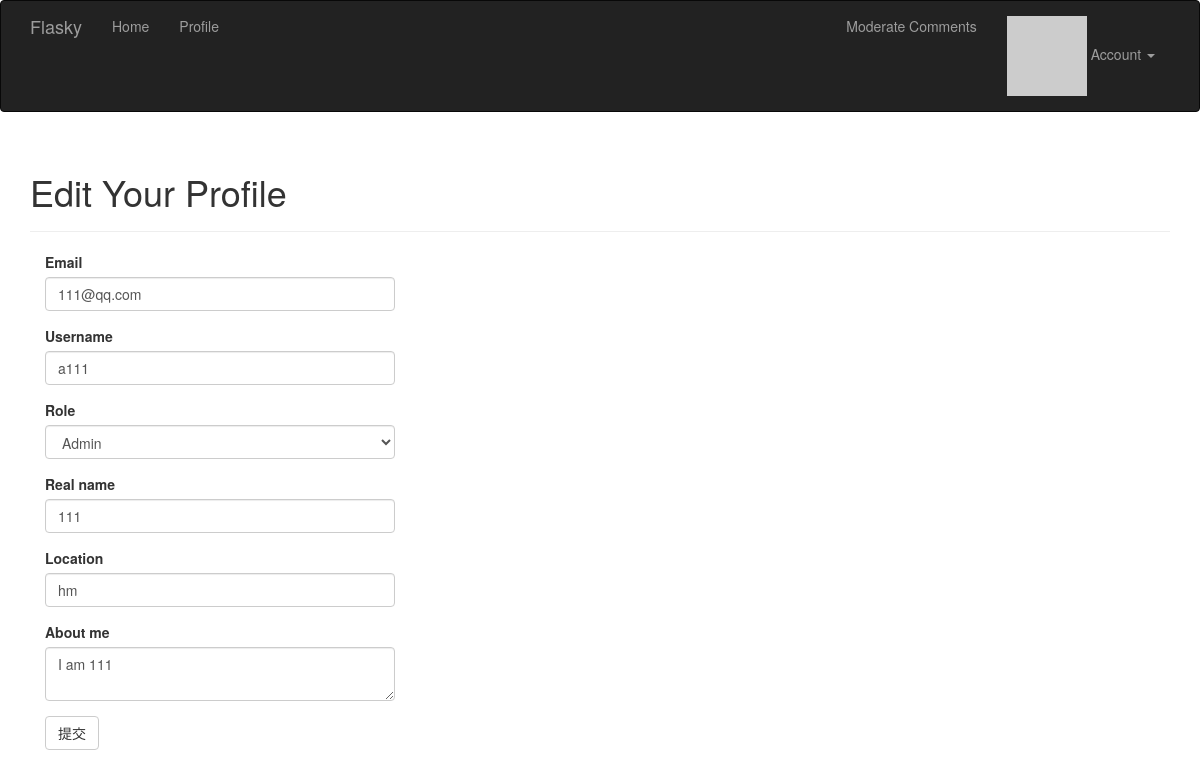
/edit-profile/1 (signed in), run on the app's committed database.
### app/model.py (models this page shows, shortened)
class User(UserMixin,db.Model):
    __tablename__ = 'users'
    id = db.Column(db.Integer,primary_key=True)
    email = db.Column(db.String(64), unique=True, index=True)
    username = db.Column(db.String(64),unique=True)
    role_id = db.Column(db.Integer,db.ForeignKey('roles.id'))
    password_hash = db.Column(db.String(128))
    name = db.Column(db.String(64))  #用户真实姓名
    location = db.Column(db.String(64))  #用户所在地
    about_me = db.Column(db.Text())  #自我介绍
    member_since = db.Column(db.DateTime(),default=datetime.utcnow)  #注册日期
    last_seen = db.Column(db.DateTime(),default=datetime.utcnow)  #最后访问时间
    avatar_hash = db.Column(db.String(32))
    posts = db.relationship('Post',backref='author',lazy='dynamic')
    followed = db.relationship('Follow',foreign_keys=[Follow.follower_id],
                               backref=db.backref('follower',lazy='joined'),
                               lazy='dynamic',
                               cascade='all,delete-orphan')
    followers = db.relationship('Follow',foreign_keys=[Follow.followed_id],
                               backref=db.backref('followed',lazy='joined'),
                               lazy='dynamic',
                               cascade='all,delete-orphan')
    comments = db.relationship('Comment',backref='author',lazy='dynamic')
    def can(self,permissions):
        return self.role is not None and (self.role.permissions & permissions) == permissions
    def gravatar(self,size=100,default='identicon',rating='g'):
        if request.is_secure:
            url = 'https://secure.gravatar.com/avatar'
        else:
            url = 'http://www.gravatar.com/avatar'
        hash = self.avatar_hash or hashlib.md5(self.email.encode('utf-8')).hexdigest()
        return '{url}/{hash}?s={size}&d={default}&r={rating}'.format(url=url,hash=hash,size=size,default=default,rating=rating)
    def ping(self):
        self.last_seen = datetime.utcnow()
        db.session.add(self)
    @property
    def password(self):
        raise AttributeError('password is not a readable attribute')

### app/main/views.py (the view, shortened to what this page needs)
@main.route('/edit-profile/<int:id>',methods=['GET','POST'])
@login_required
@admin_required
def edit_profile_admin(id):
    user = User.query.get_or_404(id)
    form = EditProfileAdminForm(user)
    form.email.data = user.email
    form.username.data = user.username
    form.role.data = user.role
    form.name.data = user.name
    form.location.data = user.location
    form.about_me.data = user.about_me
    return render_template('main/edit_profile.html',form = form)

### app/main/forms.py (shortened to what this page needs)
class EditProfileAdminForm(FlaskForm):
    email = StringField('Email',validators=[DataRequired(),Length(1,64),Email()])
    username = StringField('Username', validators=[DataRequired(), Length(1, 64),
                                                   Regexp('^[A-Za-z][A-Za-z0-9_.]*$', 0,
                                                          'Username必须是字母数字下划线小数点且以字母开头')])
    role = SelectField('Role',coerce=int)
    name = StringField('Real name', validators=[Length(0, 64)])
    location = StringField('Location', validators=[Length(0, 64)])
    about_me = TextAreaField('About me')
    submit = SubmitField('提交')
    def __init__(self,user,*args,**kwargs):
        super().__init__(*args,**kwargs)
        self.role.choices = [(role.id,role.name) for role in Role.query.order_by(Role.name).all()]
        self.user = user

### app/auth/views.py (called while the page is built)
@auth.before_app_request
def before_request():
    if current_user.is_authenticated:
        current_user.ping()

### app/main/__init__.py (called while the page is built)
@main.app_context_processor
def inject_permissions():
    return dict(Permissions=Permissions)

### app/model.py (called while the page is built)
@login_manager.user_loader
def load_user(user_id):
    return User.query.get(int(user_id))

### app/templates/main/edit_profile.html (shortened to what this page needs)
{% extends "base.html" %}
{% import "bootstrap/wtf.html" as wtf %}
{% block page_content %}
<div class="page-header">
    <h1>Edit Your Profile</h1>
</div>
<div class="col-md-4">
    {{ wtf.quick_form(form) }}
</div>
{% endblock %}

### data on the page
User: email "111@qq.com", username "a111", role "Admin", name "111", location "hm", about_me "I am 111"
